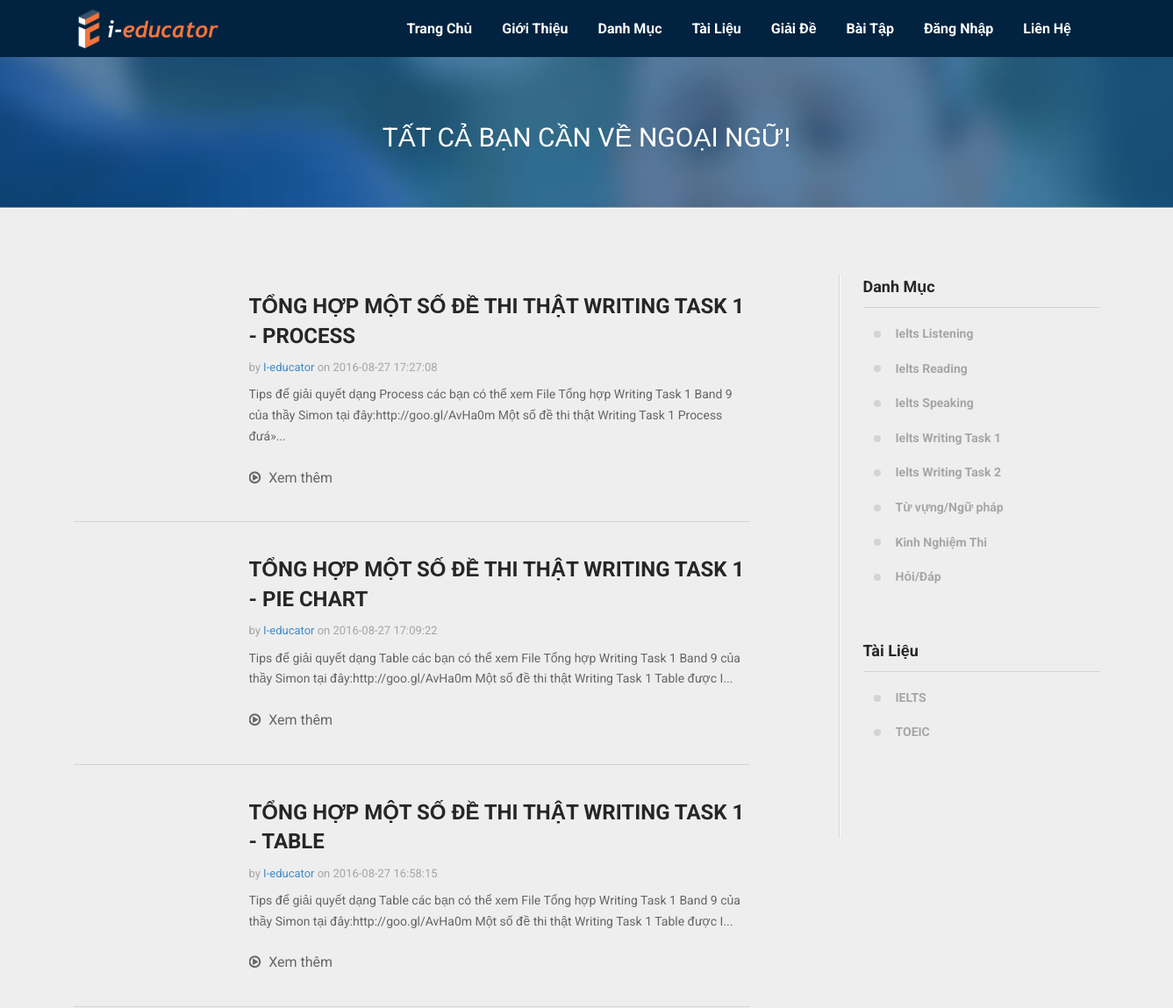
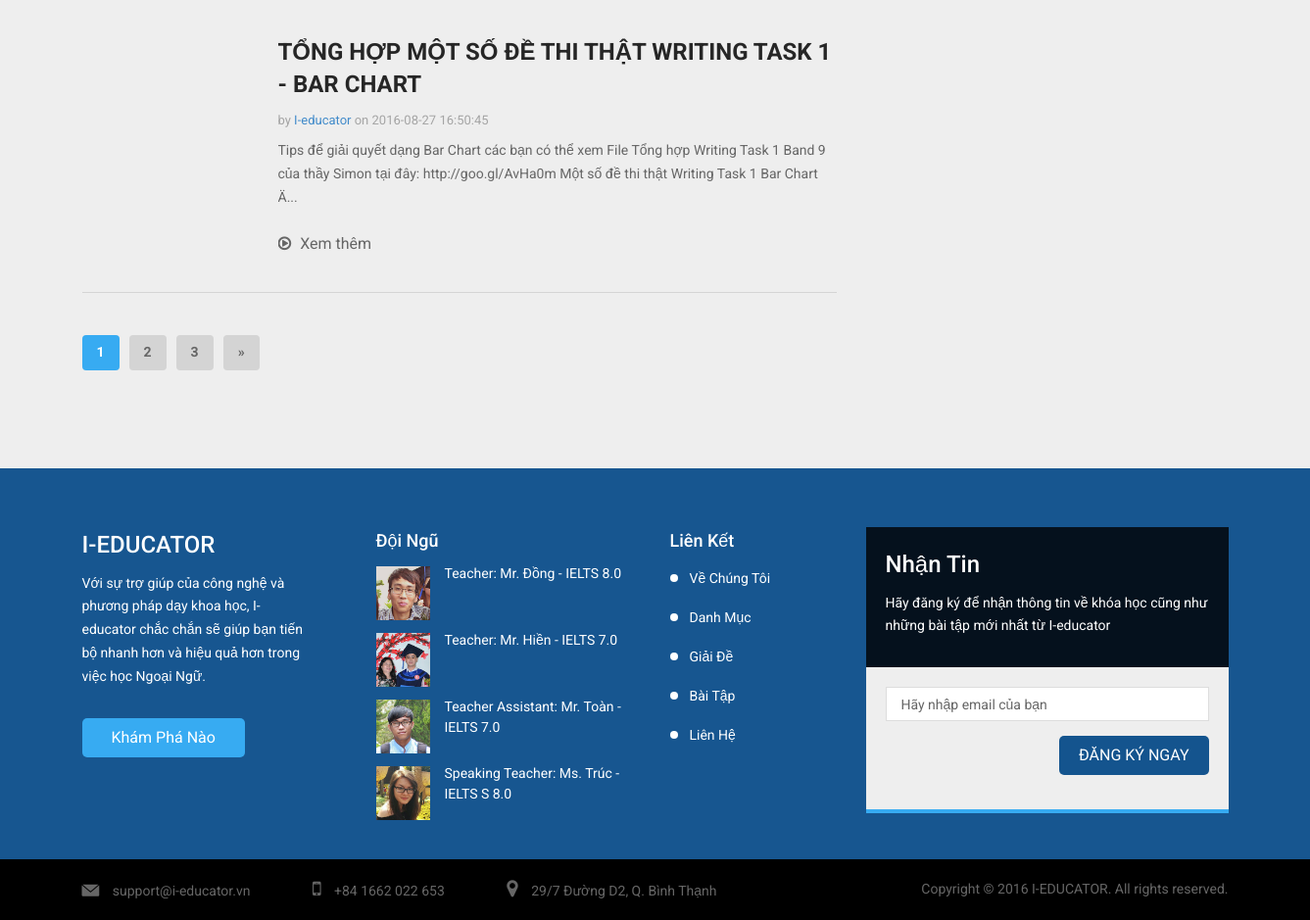
/danh-muc/tat-ca/, run on the app's committed database (2 pictures, top to bottom).
### tables this page shows
CREATE TABLE IF NOT EXISTS `postData` (
  `id` int(10) NOT NULL AUTO_INCREMENT,
  `postLink` varchar(250) NOT NULL,
  `title` varchar(250) NOT NULL,
  `content` longtext NOT NULL,
  `thumbnail` varchar(100) DEFAULT NULL,
  `cat` varchar(100) NOT NULL,
  `timeCreated` datetime NOT NULL,
  PRIMARY KEY (`id`),
  UNIQUE KEY `postLink` (`postLink`)
);

### config.php (called while the page is built, shortened)
<?php
function checkText($text){
    $result = htmlspecialchars($text);
    $result = htmlentities($result);
    $result = addslashes($result);
    return $result;
}
function getRenderedHTML($path, $pageTitle)
{
    $_DEFAULT_PAGE_TITLE = 'Trung tâm luyện thi IELTS, TOEIC - I-EDUCATOR';
    $var=ob_get_contents();
    return $var;
}
?>

### php-slugs.php (called while the page is built, shortened)
<?php
   function stripVN($str) {
    $str = preg_replace("/(à|á|ạ|ả|ã|â|ầ|ấ|ậ|ẩ|ẫ|ă|ằ|ắ|ặ|ẳ|ẵ)/", 'a', $str);
    $str = preg_replace("/(è|é|ẹ|ẻ|ẽ|ê|ề|ế|ệ|ể|ễ)/", 'e', $str);
    $str = preg_replace("/(ì|í|ị|ỉ|ĩ)/", 'i', $str);
    $str = preg_replace("/(ò|ó|ọ|ỏ|õ|ô|ồ|ố|ộ|ổ|ỗ|ơ|ờ|ớ|ợ|ở|ỡ)/", 'o', $str);
    $str = preg_replace("/(ù|ú|ụ|ủ|ũ|ư|ừ|ứ|ự|ử|ữ)/", 'u', $str);
    $str = preg_replace("/(ỳ|ý|ỵ|ỷ|ỹ)/", 'y', $str);
    $str = preg_replace("/(đ)/", 'd', $str);
    $str = preg_replace("/(À|Á|Ạ|Ả|Ã|Â|Ầ|Ấ|Ậ|Ẩ|Ẫ|Ă|Ằ|Ắ|Ặ|Ẳ|Ẵ)/", 'A', $str);
    $str = preg_replace("/(È|É|Ẹ|Ẻ|Ẽ|Ê|Ề|Ế|Ệ|Ể|Ễ)/", 'E', $str);
    $str = preg_replace("/(Ì|Í|Ị|Ỉ|Ĩ)/", 'I', $str);
    $str = preg_replace("/(Ò|Ó|Ọ|Ỏ|Õ|Ô|Ồ|Ố|Ộ|Ổ|Ỗ|Ơ|Ờ|Ớ|Ợ|Ở|Ỡ)/", 'O', $str);
    $str = preg_replace("/(Ù|Ú|Ụ|Ủ|Ũ|Ư|Ừ|Ứ|Ự|Ử|Ữ)/", 'U', $str);
    $str = preg_replace("/(Ỳ|Ý|Ỵ|Ỷ|Ỹ)/", 'Y', $str);
    $str = preg_replace("/(Đ)/", 'D', $str);
    return $str;
}
   function noDiacritics($string)
   {
      $cyrylicFrom = array('А', 'Б', 'В', 'Г', 'Д', 'Е', 'Ё', 'Ж', 'З', 'И', 'Й', 'К', 'Л', 'М', 'Н', 'О', 'П', 'Р', 'С', 'Т', 'У', 'Ф', 'Х', 'Ц', 'Ч', 'Ш', 'Щ', 'Ъ', 'Ы', 'Ь', 'Э', 'Ю', 'Я', 'а', 'б', 'в', 'г', 'д', 'е', 'ё', 'ж', 'з', 'и', 'й', 'к', 'л', 'м', 'н', 'о', 'п', 'р', 'с', 'т', 'у', 'ф', 'х', 'ц', 'ч', 'ш', 'щ', 'ъ', 'ы', 'ь', 'э', 'ю', 'я');
      $cyrylicTo   = array('A', 'B', 'W', 'G', 'D', 'Ie', 'Io', 'Z', 'Z', 'I', 'J', 'K', 'L', 'M', 'N', 'O', 'P', 'R', 'S', 'T', 'U', 'F', 'Ch', 'C', 'Tch', 'Sh', 'Shtch', '', 'Y', '', 'E', 'Iu', 'Ia', 'a', 'b', 'w', 'g', 'd', 'ie', 'io', 'z', 'z', 'i', 'j', 'k', 'l', 'm', 'n', 'o', 'p', 'r', 's', 't', 'u', 'f', 'ch', 'c', 'tch', 'sh', 'shtch', '', 'y', '', 'e', 'iu', 'ia');
      $from = array("Á", "À", "Â", "Ä", "Ă", "Ā", "Ã", "Å", "Ą", "Æ", "Ć", "Ċ", "Ĉ", "Č", "Ç", "Ď", "Đ", "Ð", "É", "È", "Ė", "Ê", "Ë", "Ě", "Ē", "Ę", "Ə", "Ġ", "Ĝ", "Ğ", "Ģ", "á", "à", "â", "ä", "ă", "ā", "ã", "å", "ą", "æ", "ć", "ċ", "ĉ", "č", "ç", "ď", "đ", "ð", "é", "è", "ė", "ê", "ë", "ě", "ē", "ę", "ə", "ġ", "ĝ", "ğ", "ģ", "Ĥ", "Ħ", "I", "Í", "Ì", "İ", "Î", "Ï", "Ī", "Į", "Ĳ", "Ĵ", "Ķ", "Ļ", "Ł", "Ń", "Ň", "Ñ", "Ņ", "Ó", "Ò", "Ô", "Ö", "Õ", "Ő", "Ø", "Ơ", "Œ", "ĥ", "ħ", "ı", "í", "ì", "i", "î", "ï", "ī", "į", "ĳ", "ĵ", "ķ", "ļ", "ł", "ń", "ň", "ñ", "ņ", "ó", "ò", "ô", "ö", "õ", "ő", "ø", "ơ", "œ", "Ŕ", "Ř", "Ś", "Ŝ", "Š", "Ş", "Ť", "Ţ", "Þ", "Ú", "Ù", "Û", "Ü", "Ŭ", "Ū", "Ů", "Ų", "Ű", "Ư", "Ŵ", "Ý", "Ŷ", "Ÿ", "Ź", "Ż", "Ž", "ŕ", "ř", "ś", "ŝ", "š", "ş", "ß", "ť", "ţ", "þ", "ú", "ù", "û", "ü", "ŭ", "ū", "ů", "ų", "ű", "ư", "ŵ", "ý", "ŷ", "ÿ", "ź", "ż", "ž");
      $to   = array("A", "A", "A", "A", "A", "A", "A", "A", "A", "AE", "C", "C", "C", "C", "C", "D", "D", "D", "E", "E", "E", "E", "E", "E", "E", "E", "G", "G", "G", "G", "G", "a", "a", "a", "a", "a", "a", "a", "a", "a", "ae", "c", "c", "c", "c", "c", "d", "d", "d", "e", "e", "e", "e", "e", "e", "e", "e", "g", "g", "g", "g", "g", "H", "H", "I", "I", "I", "I", "I", "I", "I", "I", "IJ", "J", "K", "L", "L", "N", "N", "N", "N", "O", "O", "O", "O", "O", "O", "O", "O", "CE", "h", "h", "i", "i", "i", "i", "i", "i", "i", "i", "ij", "j", "k", "l", "l", "n", "n", "n", "n", "o", "o", "o", "o", "o", "o", "o", "o", "o", "R", "R", "S", "S", "S", "S", "T", "T", "T", "U", "U", "U", "U", "U", "U", "U", "U", "U", "U", "W", "Y", "Y", "Y", "Z", "Z", "Z", "r", "r", "s", "s", "s", "s", "B", "t", "t", "b", "u", "u", "u", "u", "u", "u", "u", "u", "u", "u", "w", "y", "y", "y", "z", "z", "z");
      $from = array_merge($from, $cyrylicFrom);
      $to   = array_merge($to, $cyrylicTo);
      $string = stripVN($string);
      $newstring=str_replace($from, $to, $string);
      return $newstring;
   }
   function makeSlugs($string, $maxlen=0)
   {
      $newStringTab=array();
      $string=strtolower(noDiacritics($string));
      if(function_exists('str_split'))
      {
         $stringTab=str_split($string);
      }
      else
      {
         $stringTab=my_str_split($string);
      }
      $numbers=array("0","1","2","3","4","5","6","7","8","9","-");
      foreach($stringTab as $letter)
      {
         if(in_array($letter, range("a", "z")) || in_array($letter, $numbers))
         {
            $newStringTab[]=$letter;
         }
         elseif($letter==" ")
         {
            $newStringTab[]="-";
         }
      }
      if(count($newStringTab))
      {
         $newString=implode($newStringTab);
         $newString = removeDuplicates('--', '-', $newString);
      }
      else
      {
         $newString='';
      }
      return $newString;
   }
   function removeDuplicates($sSearch, $sReplace, $sSubject)
   {
      $i=0;
      do{
         $sSubject=str_replace($sSearch, $sReplace, $sSubject);
         $pos=strpos($sSubject, $sSearch);
      }while($pos!==false);
      return $sSubject;
   }
?>

### post.php (the view, shortened to what this page needs)
<?php
require_once 'config.php';
require_once 'php-slugs.php';
$pageTitle = '';
if (($_SERVER['REQUEST_METHOD'] == 'GET')&&!empty($_GET['db'])&&!empty($_GET['title'])&&!empty($_GET['cat'])) {
	$title = checkText($_GET['title']);
	$title = substr($title, 0, -4);
}
echo getRenderedHTML('_header.php', $pageTitle);
?>
    <section class="sub-banner sub-banner-course">
        <div class="awe-static bg-sub-banner-course"></div>
        <div class="container">
            <div class="sub-banner-content">
                <h2 class="text-center">TẤT CẢ BẠN CẦN VỀ NGOẠI NGỮ!</h2>
            </div>
        </div>
    </section>
    <section class="blog">
        <div class="container">
            <div class="row">
                <div class="col-md-8">
	                    <?php
	                    if (($_SERVER['REQUEST_METHOD'] == 'GET')&&!empty($_GET['db'])&&!empty($_GET['path'])&&!empty($_GET['cat'])) {
	                    	$path = checkText($_GET['path']);
							$cat = checkText($_GET['cat']);
							if(!empty($_GET['title'])) {
								$title = checkText($_GET['title']);
								$title = substr($title, 0, -4);
							} else {
								$title = '';
							}
							$sql="";
							if(empty($title)){
								?><div class="blog-list-content"><?php
								if($cat=='tat-ca')
									$sql = "SELECT * FROM ".$_GET['db']." ORDER BY timeCreated DESC";
								else
									$sql = "SELECT * FROM ".$_GET['db']." WHERE cat='".$cat."' ORDER BY timeCreated DESC";
								$rec_limit = 4;
								if(isset($_GET['page']) && intval($_GET['page'])>0) {
						            $page = substr($_GET['page'], 0, -4);
						            $offset = $rec_limit * ($page-1);
						        }else {
						           	$offset = 0;
						        }
						        if($cat=='tat-ca')
									$sql = "SELECT * FROM ".$_GET['db']." ORDER BY timeCreated DESC LIMIT $offset, $rec_limit";
								else
									$sql = "SELECT * FROM ".$_GET['db']." WHERE cat='".$cat."' ORDER BY timeCreated DESC LIMIT $offset, $rec_limit";
								$result = mysql_query($sql, $conn);
								if (mysql_num_rows($result) > 0) {
									while($row = mysql_fetch_assoc($result)){
										?>
				                        <div class="post">
				                            <div class="post-media">
				                                <div class="image-thumb">
				                                </div>
				                            </div>
				                            <div class="post-body">
				                                <div class="post-title">
				                                    <h3 class="md"><a href="<?php echo '/'.$path.'/'.$row['cat'].'/'.makeSlugs($row['title'])?>"><?php echo $row["title"]?></a></h3>
				                                </div>
				                                <div class="post-meta">
				                                    by <a href="javascript:void(0)">I-educator</a> on <?php echo $row["timeCreated"]?>
				                                </div>
				                                <div class="post-content">
				                                    <p><?php $content=strip_tags($row["content"]);
				                                    	$content = (strlen($content) > 240) ? substr($content,0,235).'...' : $content;
				                                    	echo $content;
				                                    ?></p>
				                                </div>
				                                <div class="post-link">
				                                    <a href="<?php echo '/'.$path.'/'.$row['cat'].'/'.makeSlugs($row['title'])?>">
				                                        <i class="fa fa-play-circle-o"></i>
				                                        Xem thêm
				                                    </a>
				                                </div>
				                            </div>
				                        </div>
				                        <?php
									}?>
									<ul class="pager" id="pager">
									</ul>
									<?php
								}
								else
									echo "<strong>Sorry! Post not found!</strong>";
								?>
		                        </div>
								<?php
							}
                    	}else
                        	echo "<strong>Sorry! Post not found!</strong>";
                        ?>
                </div>
                <div class="col-md-3 col-md-offset-1">
                    <aside class="blog-sidebar">
						<div class="widget widget_categories">
                            <h4 class="sm">Danh Mục</h4>
                            <ul>
                                <li><a href="/danh-muc/ielts-listening/">Ielts Listening</a></li>
								<li><a href="/danh-muc/ielts-reading/">Ielts Reading</a></li>
								<li><a href="/danh-muc/ielts-speaking/">Ielts Speaking</a></li>
								<li><a href="/danh-muc/ielts-writing-task-1/">Ielts Writing Task 1</a></li>
								<li><a href="/danh-muc/ielts-writing-task-2/">Ielts Writing Task 2</a></li>
								<li><a href="/danh-muc/tu-vungngu-phap/">Từ vựng/Ngữ pháp</a></li>
								<li><a href="/danh-muc/kinh-nghiem-thi/">Kinh Nghiệm Thi</a></li>
								<li><a href="/danh-muc/hoidap/">Hỏi/Đáp</a></li>
                            </ul>
                        </div>
                        <div class="widget widget_categories">
                            <h4 class="sm">Tài Liệu</h4>
                            <ul>
                                <li><a href="/tai-lieu/tai-lieu-ielts/">IELTS</a></li>
								<li><a href="/tai-lieu/tai-lieu-toeic/">TOEIC</a></li>
                            </ul>
                        </div>
                    </aside>
                </div>
            </div>
        </div>
    </section>
<?php echo getRenderedHTML('_footer.php', null) ?>

### data on the page
postdata: title "TỔNG HỢP MỘT SỐ ĐỀ THI THẬT WRITING TASK 1 - PROCESS", timeCreated "2016-08-27 17:27:08", content "Tips để giải quyết dạng Process các bạn có thể xem File Tổng hợp Writing Task 1 Band 9 của thầy Simon tại đây:http://goo.gl/AvHa0m Một số đề thi thật Writing Task 1 Process đưá»..."
postdata: title "TỔNG HỢP MỘT SỐ ĐỀ THI THẬT WRITING TASK 1 - PIE CHART", timeCreated "2016-08-27 17:09:22", content "Tips để giải quyết dạng Table các bạn có thể xem File Tổng hợp Writing Task 1 Band 9 của thầy Simon tại đây:http://goo.gl/AvHa0m Một số đề thi thật Writing Task 1 Table được I..."
postdata: title "TỔNG HỢP MỘT SỐ ĐỀ THI THẬT WRITING TASK 1 - TABLE", timeCreated "2016-08-27 16:58:15", content "Tips để giải quyết dạng Table các bạn có thể xem File Tổng hợp Writing Task 1 Band 9 của thầy Simon tại đây:http://goo.gl/AvHa0m Một số đề thi thật Writing Task 1 Table được I..."
postdata: title "TỔNG HỢP MỘT SỐ ĐỀ THI THẬT WRITING TASK 1 - BAR CHART", timeCreated "2016-08-27 16:50:45", content "Tips để giải quyết dạng Bar Chart các bạn có thể xem File Tổng hợp Writing Task 1 Band 9 của thầy Simon tại đây: http://goo.gl/AvHa0m Một số đề thi thật Writing Task 1 Bar Chart Ä..."
